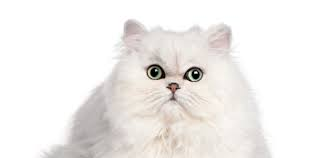
#> input picture part2/homework3/data/pic2.jpg, 319 x 158 px
$ python problem4.py
#> lines starting #> are read from the running program, lines starting #| are printed output that depends on the picture; after the words box and inside, x2 and y2 are one past the last pixel; in counts of white or black regions, pixels touching at a corner belong together
import cv2 as cv
import numpy as np

img = cv.imread('data/pic2.jpg')
#> img is the input picture: shape (158, 319, 3); mean B, G, R 235.8, 238, 240.8
cv.imshow('pic2', img)

blank = np.zeros(img.shape[:2], dtype='uint8')
mask = cv.circle(blank, (img.shape[1] // 2, img.shape[0] // 2), 70, 255, -1)
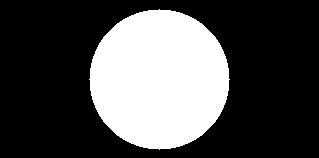
#> blank: shape (158, 319); 30.5% white; 1 white region, box (x1, y1, x2, y2) and area: (89, 9, 230, 150) 15373
masked_image = cv.bitwise_and(img, img, mask=mask)
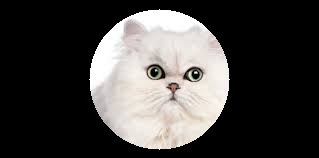
#> masked_image: shape (158, 319, 3); mean B, G, R 65.3, 67, 68.9
cv.imshow('result', masked_image)

cv.waitKey(0)

$ run again, with part2/homework3/data/pic1.jpg copied over part2/homework3/data/pic2.jpg
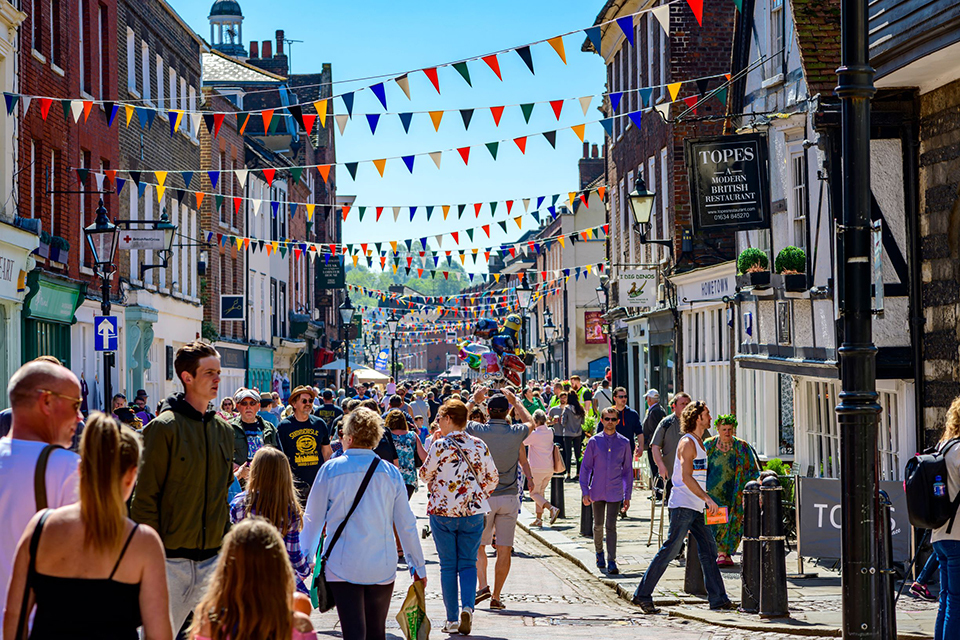
#> input picture part2/homework3/data/pic1.jpg, 960 x 640 px
#> img is the input picture: shape (640, 960, 3); mean B, G, R 104.9, 100, 100.2
#> `mask = cv.circle(blank, (img.shape[1] // 2, img.shape[0] // 2), 70, 25..`:
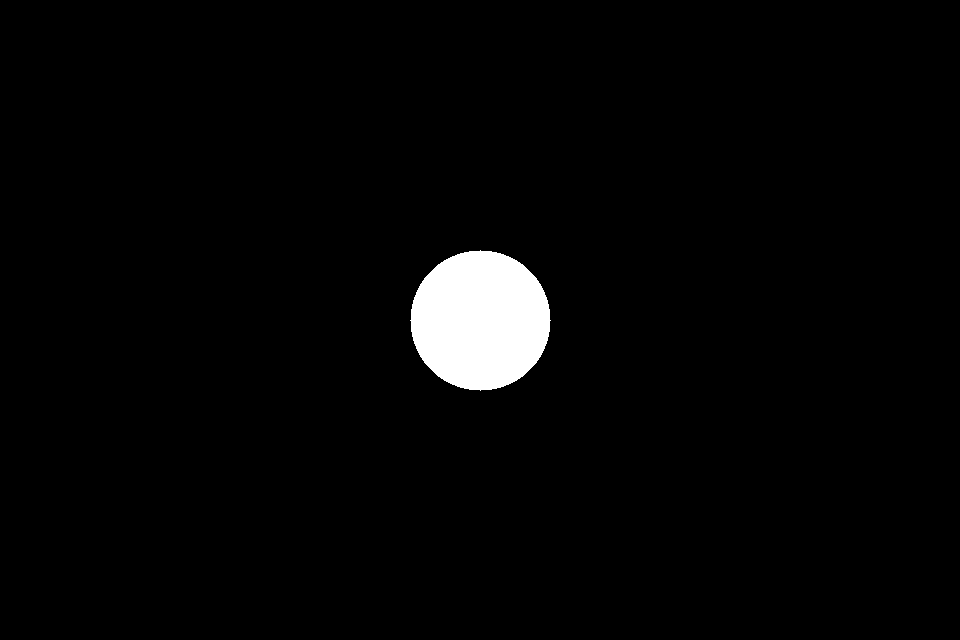
#> blank: shape (640, 960); 2.5% white; 1 white region, box (x1, y1, x2, y2) and area: (410, 250, 551, 391) 15373
#> `masked_image = cv.bitwise_and(img, img, mask=mask)`:
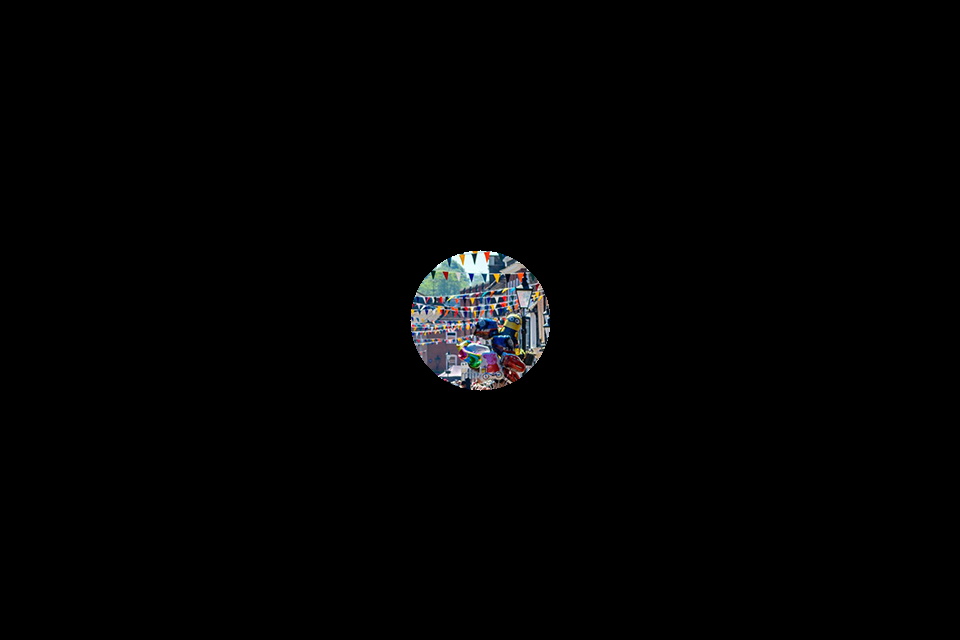
#> masked_image: shape (640, 960, 3); mean B, G, R 3.1, 2.9, 2.8
